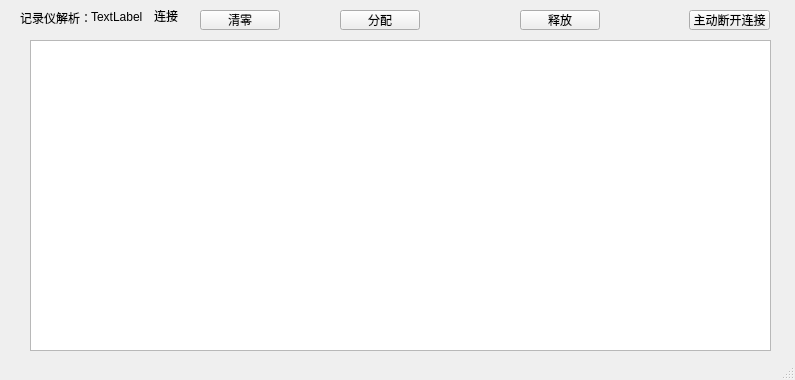
<?xml version="1.0" encoding="UTF-8"?>
<ui version="4.0">
 <class>MainWindow</class>
 <widget class="QMainWindow" name="MainWindow">
  <property name="geometry">
   <rect>
    <x>0</x>
    <y>0</y>
    <width>795</width>
    <height>380</height>
   </rect>
  </property>
  <property name="windowTitle">
   <string>MainWindow</string>
  </property>
  <widget class="QWidget" name="centralWidget">
   <widget class="QTextEdit" name="textEdit">
    <property name="geometry">
     <rect>
      <x>30</x>
      <y>40</y>
      <width>741</width>
      <height>311</height>
     </rect>
    </property>
   </widget>
   <widget class="QLabel" name="label">
    <property name="geometry">
     <rect>
      <x>20</x>
      <y>10</y>
      <width>71</width>
      <height>16</height>
     </rect>
    </property>
    <property name="text">
     <string>记录仪解析：</string>
    </property>
   </widget>
   <widget class="QPushButton" name="pushButton">
    <property name="geometry">
     <rect>
      <x>340</x>
      <y>10</y>
      <width>80</width>
      <height>20</height>
     </rect>
    </property>
    <property name="text">
     <string>分配</string>
    </property>
   </widget>
   <widget class="QPushButton" name="pushButton_2">
    <property name="geometry">
     <rect>
      <x>520</x>
      <y>10</y>
      <width>80</width>
      <height>20</height>
     </rect>
    </property>
    <property name="text">
     <string>释放</string>
    </property>
   </widget>
   <widget class="QPushButton" name="pushButton_3">
    <property name="geometry">
     <rect>
      <x>689</x>
      <y>10</y>
      <width>81</width>
      <height>20</height>
     </rect>
    </property>
    <property name="text">
     <string>主动断开连接</string>
    </property>
   </widget>
   <widget class="QLabel" name="label_2">
    <property name="geometry">
     <rect>
      <x>91</x>
      <y>11</y>
      <width>54</width>
      <height>12</height>
     </rect>
    </property>
    <property name="text">
     <string>TextLabel</string>
    </property>
   </widget>
   <widget class="QLabel" name="label_3">
    <property name="geometry">
     <rect>
      <x>154</x>
      <y>10</y>
      <width>54</width>
      <height>12</height>
     </rect>
    </property>
    <property name="text">
     <string>连接</string>
    </property>
   </widget>
   <widget class="QPushButton" name="pushButton_4">
    <property name="geometry">
     <rect>
      <x>200</x>
      <y>10</y>
      <width>80</width>
      <height>20</height>
     </rect>
    </property>
    <property name="text">
     <string>清零</string>
    </property>
   </widget>
  </widget>
  <widget class="QStatusBar" name="statusBar"/>
 </widget>
 <layoutdefault spacing="6" margin="11"/>
 <resources/>
 <connections/>
</ui>
